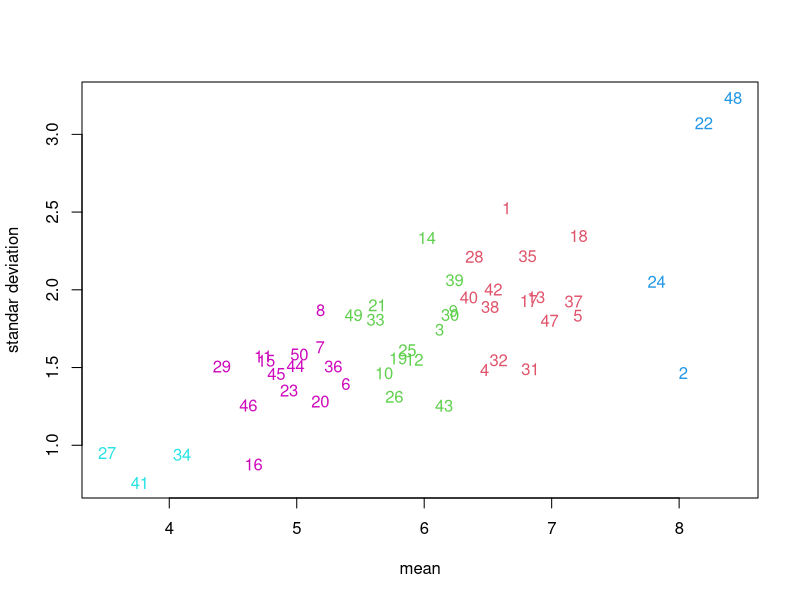

This chart was generated by the following R code:
unemp <- read.csv("unemp.csv")
set.seed(1)
grpunemp <- kmeans(unemp[,c("mean","stddev")],centers=5,nstart=10)
o <- order(grpunemp$cluster)
data.frame(unemp$state[o],grpunemp$cluster[o])
plot(unemp$mean,unemp$stddev,type="n",xlab="mean",ylab="standar deviation")
text(x=unemp$mean,y=unemp$stddev,lables=unemp$state,col=grpunemp$cluster+1)
